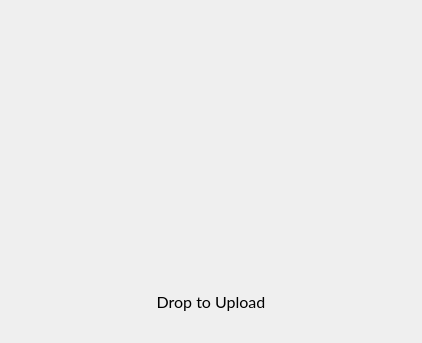
<?xml version="1.0" encoding="UTF-8"?>
<ui version="4.0">
 <class>TransferManagerDragBackDrop</class>
 <widget class="QWidget" name="TransferManagerDragBackDrop">
  <property name="geometry">
   <rect>
    <x>0</x>
    <y>0</y>
    <width>422</width>
    <height>343</height>
   </rect>
  </property>
  <property name="windowTitle">
   <string notr="true"/>
  </property>
  <property name="styleSheet">
   <string notr="true">background-color: rgba(255, 255, 255, 229);
   #lUploadToMegaDesc
   {
   margin-top: 10px;
   margin-left: 20px;
   margin-right: 20px;
   color: #666;
   font-family: &quot;Lato&quot;;
   font-size: 16px;
   }
</string>
  </property>
  <layout class="QVBoxLayout" name="verticalLayout">
   <item>
    <spacer name="verticalSpacer">
     <property name="orientation">
      <enum>Qt::Vertical</enum>
     </property>
     <property name="sizeHint" stdset="0">
      <size>
       <width>20</width>
       <height>40</height>
      </size>
     </property>
    </spacer>
   </item>
   <item>
    <layout class="QHBoxLayout" name="horizontalLayout">
     <property name="spacing">
      <number>0</number>
     </property>
     <property name="bottomMargin">
      <number>5</number>
     </property>
     <item>
      <spacer name="horizontalSpacer_1">
       <property name="orientation">
        <enum>Qt::Horizontal</enum>
       </property>
       <property name="sizeHint" stdset="0">
        <size>
         <width>0</width>
         <height>0</height>
        </size>
       </property>
      </spacer>
     </item>
     <item>
      <widget class="QLabel" name="lUploadToMega">
       <property name="minimumSize">
        <size>
         <width>352</width>
         <height>234</height>
        </size>
       </property>
       <property name="maximumSize">
        <size>
         <width>352</width>
         <height>234</height>
        </size>
       </property>
       <property name="styleSheet">
        <string notr="true">border: none;</string>
       </property>
       <property name="text">
        <string/>
       </property>
       <property name="pixmap">
        <pixmap resource="../../../gui/Resources_common.qrc">:/images/upload_to_mega.png</pixmap>
       </property>
      </widget>
     </item>
     <item>
      <spacer name="horizontalSpacer_2">
       <property name="orientation">
        <enum>Qt::Horizontal</enum>
       </property>
       <property name="sizeHint" stdset="0">
        <size>
         <width>0</width>
         <height>0</height>
        </size>
       </property>
      </spacer>
     </item>
    </layout>
   </item>
   <item>
    <widget class="QLabel" name="lUploadToMegaDesc_2">
     <property name="sizePolicy">
      <sizepolicy hsizetype="Minimum" vsizetype="Fixed">
       <horstretch>0</horstretch>
       <verstretch>0</verstretch>
      </sizepolicy>
     </property>
     <property name="minimumSize">
      <size>
       <width>400</width>
       <height>60</height>
      </size>
     </property>
     <property name="maximumSize">
      <size>
       <width>16777215</width>
       <height>60</height>
      </size>
     </property>
     <property name="font">
      <font>
       <family>Lato</family>
       <pointsize>12</pointsize>
       <weight>50</weight>
       <bold>false</bold>
      </font>
     </property>
     <property name="styleSheet">
      <string notr="true">
</string>
     </property>
     <property name="text">
      <string>Drop to Upload</string>
     </property>
     <property name="alignment">
      <set>Qt::AlignCenter</set>
     </property>
     <property name="wordWrap">
      <bool>true</bool>
     </property>
     <property name="openExternalLinks">
      <bool>true</bool>
     </property>
    </widget>
   </item>
   <item>
    <spacer name="verticalSpacer_3">
     <property name="orientation">
      <enum>Qt::Vertical</enum>
     </property>
     <property name="sizeHint" stdset="0">
      <size>
       <width>0</width>
       <height>0</height>
      </size>
     </property>
    </spacer>
   </item>
  </layout>
 </widget>
 <resources>
  <include location="../../../gui/Resources_common.qrc"/>
 </resources>
 <connections/>
</ui>
